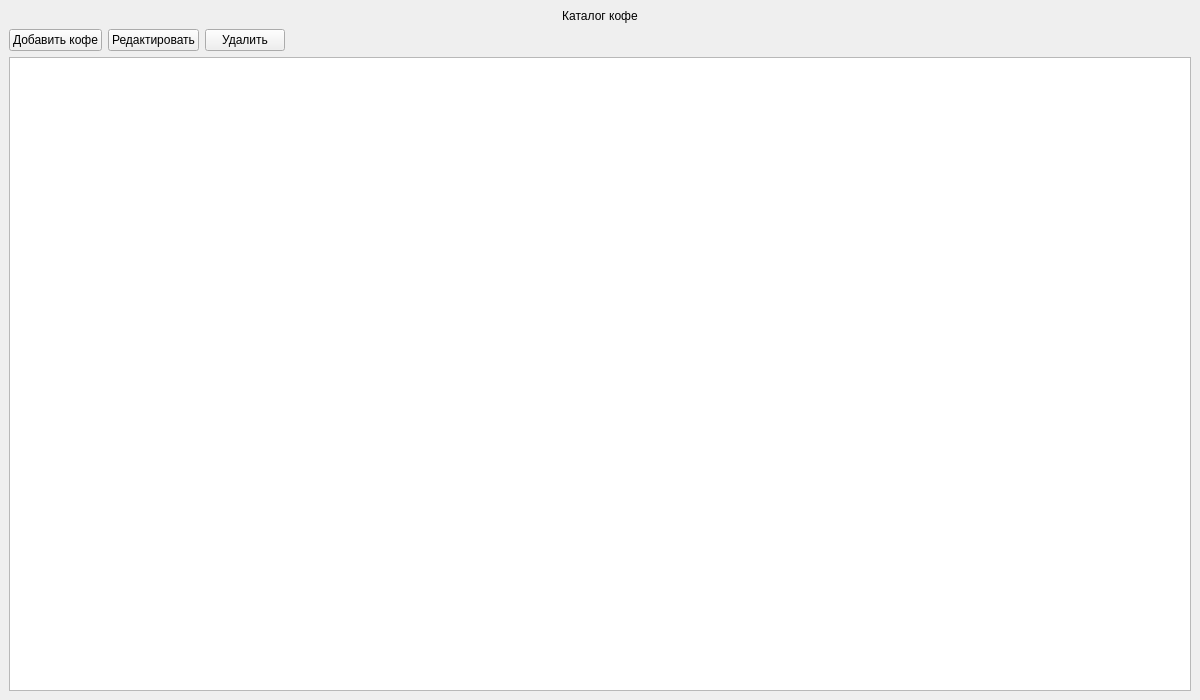
<?xml version="1.0" encoding="UTF-8"?>
<ui version="4.0">
 <class>MainWindow</class>
 <widget class="QMainWindow" name="MainWindow">
  <property name="geometry">
   <rect>
    <x>0</x>
    <y>0</y>
    <width>1200</width>
    <height>700</height>
   </rect>
  </property>
  <property name="windowTitle">
   <string>Каталог кофе</string>
  </property>
  <widget class="QWidget" name="centralwidget">
   <layout class="QVBoxLayout" name="verticalLayout">
    <item>
     <widget class="QLabel" name="label">
      <property name="text">
       <string>Каталог кофе</string>
      </property>
      <property name="alignment">
       <set>Qt::AlignCenter</set>
      </property>
     </widget>
    </item>
    <item>
     <layout class="QHBoxLayout" name="horizontalLayout">
      <item>
       <widget class="QPushButton" name="addButton">
        <property name="text">
         <string>Добавить кофе</string>
        </property>
       </widget>
      </item>
      <item>
       <widget class="QPushButton" name="editButton">
        <property name="text">
         <string>Редактировать</string>
        </property>
       </widget>
      </item>
      <item>
       <widget class="QPushButton" name="deleteButton">
        <property name="text">
         <string>Удалить</string>
        </property>
       </widget>
      </item>
      <item>
       <spacer name="horizontalSpacer">
        <property name="orientation">
         <enum>Qt::Horizontal</enum>
        </property>
        <property name="sizeHint" stdset="0">
         <size>
          <width>40</width>
          <height>20</height>
         </size>
        </property>
       </spacer>
      </item>
     </layout>
    </item>
    <item>
     <widget class="QTableWidget" name="tableWidget">
      <property name="alternatingRowColors">
       <bool>true</bool>
      </property>
      <property name="selectionBehavior">
       <enum>QAbstractItemView::SelectRows</enum>
      </property>
      <property name="selectionMode">
       <enum>QAbstractItemView::SingleSelection</enum>
      </property>
      <property name="showGrid">
       <bool>true</bool>
      </property>
      <property name="gridStyle">
       <enum>Qt::SolidLine</enum>
      </property>
      <property name="sortingEnabled">
       <bool>true</bool>
      </property>
     </widget>
    </item>
   </layout>
  </widget>
 </widget>
 <resources/>
 <connections/>
</ui>
